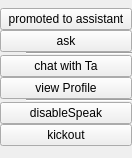
<?xml version="1.0" encoding="UTF-8"?>
<ui version="4.0">
 <class>UserListMenue</class>
 <widget class="QWidget" name="UserListMenue">
  <property name="geometry">
   <rect>
    <x>0</x>
    <y>0</y>
    <width>132</width>
    <height>158</height>
   </rect>
  </property>
  <property name="windowTitle">
   <string>UserListMenue</string>
  </property>
  <layout class="QVBoxLayout" name="verticalLayout_2">
   <property name="spacing">
    <number>0</number>
   </property>
   <property name="leftMargin">
    <number>0</number>
   </property>
   <property name="topMargin">
    <number>0</number>
   </property>
   <property name="rightMargin">
    <number>0</number>
   </property>
   <property name="bottomMargin">
    <number>0</number>
   </property>
   <item>
    <widget class="QWidget" name="userListMenue_content" native="true">
     <property name="minimumSize">
      <size>
       <width>0</width>
       <height>0</height>
      </size>
     </property>
     <property name="maximumSize">
      <size>
       <width>132</width>
       <height>16777215</height>
      </size>
     </property>
     <layout class="QVBoxLayout" name="verticalLayout">
      <property name="spacing">
       <number>0</number>
      </property>
      <property name="leftMargin">
       <number>0</number>
      </property>
      <property name="topMargin">
       <number>8</number>
      </property>
      <property name="rightMargin">
       <number>0</number>
      </property>
      <property name="bottomMargin">
       <number>12</number>
      </property>
      <item>
       <widget class="QPushButton" name="promotedToAssistant_Btn">
        <property name="minimumSize">
         <size>
          <width>0</width>
          <height>22</height>
         </size>
        </property>
        <property name="maximumSize">
         <size>
          <width>16777215</width>
          <height>22</height>
         </size>
        </property>
        <property name="text">
         <string>promoted to assistant</string>
        </property>
       </widget>
      </item>
      <item>
       <widget class="QPushButton" name="ask_Btn">
        <property name="minimumSize">
         <size>
          <width>0</width>
          <height>22</height>
         </size>
        </property>
        <property name="maximumSize">
         <size>
          <width>16777215</width>
          <height>22</height>
         </size>
        </property>
        <property name="text">
         <string>ask</string>
        </property>
       </widget>
      </item>
      <item>
       <widget class="Line" name="line_userListMenue_2">
        <property name="minimumSize">
         <size>
          <width>106</width>
          <height>0</height>
         </size>
        </property>
        <property name="maximumSize">
         <size>
          <width>106</width>
          <height>16777215</height>
         </size>
        </property>
        <property name="layoutDirection">
         <enum>Qt::RightToLeft</enum>
        </property>
        <property name="orientation">
         <enum>Qt::Horizontal</enum>
        </property>
       </widget>
      </item>
      <item>
       <widget class="QPushButton" name="chatWith_Btn">
        <property name="minimumSize">
         <size>
          <width>0</width>
          <height>22</height>
         </size>
        </property>
        <property name="maximumSize">
         <size>
          <width>16777215</width>
          <height>22</height>
         </size>
        </property>
        <property name="text">
         <string>chat with Ta</string>
        </property>
       </widget>
      </item>
      <item>
       <widget class="QPushButton" name="viewProfile_Btn">
        <property name="minimumSize">
         <size>
          <width>0</width>
          <height>22</height>
         </size>
        </property>
        <property name="maximumSize">
         <size>
          <width>16777215</width>
          <height>22</height>
         </size>
        </property>
        <property name="text">
         <string>view Profile</string>
        </property>
       </widget>
      </item>
      <item>
       <widget class="Line" name="line_userListMenue_1">
        <property name="minimumSize">
         <size>
          <width>106</width>
          <height>0</height>
         </size>
        </property>
        <property name="maximumSize">
         <size>
          <width>106</width>
          <height>16777215</height>
         </size>
        </property>
        <property name="layoutDirection">
         <enum>Qt::RightToLeft</enum>
        </property>
        <property name="orientation">
         <enum>Qt::Horizontal</enum>
        </property>
       </widget>
      </item>
      <item>
       <widget class="QPushButton" name="disableSpeak_Btn">
        <property name="minimumSize">
         <size>
          <width>0</width>
          <height>22</height>
         </size>
        </property>
        <property name="maximumSize">
         <size>
          <width>16777215</width>
          <height>22</height>
         </size>
        </property>
        <property name="text">
         <string>disableSpeak</string>
        </property>
       </widget>
      </item>
      <item>
       <widget class="QPushButton" name="kickout_Btn">
        <property name="minimumSize">
         <size>
          <width>0</width>
          <height>22</height>
         </size>
        </property>
        <property name="maximumSize">
         <size>
          <width>16777215</width>
          <height>22</height>
         </size>
        </property>
        <property name="text">
         <string>kickout</string>
        </property>
       </widget>
      </item>
     </layout>
    </widget>
   </item>
  </layout>
 </widget>
 <layoutdefault spacing="6" margin="11"/>
 <resources/>
 <connections/>
</ui>
